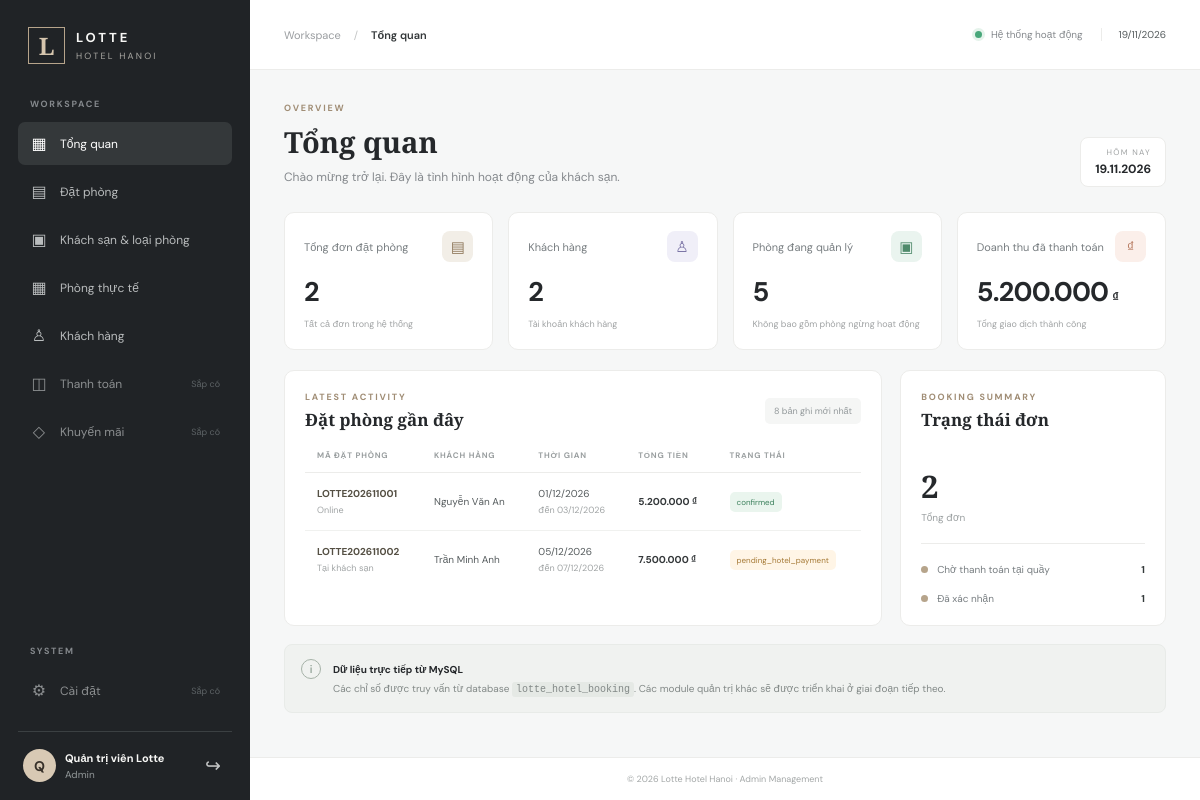
The page /admin (signed in) on the database its author committed.
### tables this page shows
CREATE TABLE IF NOT EXISTS bookings (
 id BIGINT UNSIGNED AUTO_INCREMENT PRIMARY KEY,
 booking_code VARCHAR(30) NOT NULL UNIQUE,
 user_id BIGINT UNSIGNED NOT NULL,
 hotel_id BIGINT UNSIGNED NOT NULL,
 promotion_id BIGINT UNSIGNED DEFAULT NULL,
 guest_name VARCHAR(150) NOT NULL,
 guest_email VARCHAR(150) NOT NULL,
 guest_phone VARCHAR(20) NOT NULL,
 check_in DATE NOT NULL,
 check_out DATE NOT NULL,
 total_guests TINYINT UNSIGNED NOT NULL DEFAULT 1,
 number_of_nights INT UNSIGNED NOT NULL,
 subtotal DECIMAL(15,2) NOT NULL DEFAULT 0,
 discount_amount DECIMAL(15,2) DEFAULT 0,
 service_amount DECIMAL(15,2) DEFAULT 0,
 total_amount DECIMAL(15,2) NOT NULL DEFAULT 0,
 payment_method ENUM('online','pay_at_hotel') NOT NULL,
 booking_status ENUM('pending_payment','pending_hotel_payment','confirmed','checked_in','completed','cancelled') DEFAULT 'pending_payment',
 payment_status ENUM('unpaid','paid','failed','refunded') DEFAULT 'unpaid',
 special_request TEXT,
 cancellation_reason TEXT,
 confirmed_by BIGINT UNSIGNED DEFAULT NULL,
 confirmed_at DATETIME DEFAULT NULL,
 created_at TIMESTAMP DEFAULT CURRENT_TIMESTAMP,
 updated_at TIMESTAMP DEFAULT CURRENT_TIMESTAMP ON UPDATE CURRENT_TIMESTAMP,
 INDEX idx_booking_user (user_id),
 INDEX idx_booking_dates (check_in, check_out),
 INDEX idx_booking_status (booking_status),
 FOREIGN KEY (user_id) REFERENCES users(id) ON DELETE RESTRICT,
 FOREIGN KEY (hotel_id) REFERENCES hotels(id) ON DELETE RESTRICT,
 FOREIGN KEY (promotion_id) REFERENCES promotions(id) ON DELETE SET NULL,
 FOREIGN KEY (confirmed_by) REFERENCES users(id) ON DELETE SET NULL,
 CHECK (check_out > check_in)
);

### app/Core/Controller.php (called while the page is built, shortened)
<?php
abstract class Controller
{
    protected function view(string $view, array $data = [], string $layout = 'admin'): void
    {
        extract($data, EXTR_SKIP);
        $viewFile = BASE_PATH . '/app/Views/' . $view . '.php';
        require $viewFile;
    }
}

### app/Controllers/DashboardController.php (called while the page is built, shortened)
<?php
class DashboardController extends Controller
{
    public function index(): void
    {
        try {
            $dashboard = new Dashboard();
            $this->view('admin/dashboard', [
                'title' => 'Tổng quan',
            'activeMenu' => 'dashboard',
                'stats' => $dashboard->statistics(),
                'recentBookings' => $dashboard->recentBookings(),
                'statusCounts' => $dashboard->bookingStatuses(),
            ]);
        } catch (Throwable $exception) {
            error_log($exception->getMessage());
            http_response_code(500);
            $this->view('errors/database', ['title' => 'Lỗi dữ liệu'], 'auth');
        }
    }
}

### app/Core/Router.php (called while the page is built, shortened)
<?php
final class Router
{
    private array $routes = [];
    public function get(string $path, array $handler): void
    {
        $this->routes['GET'][$this->normalize($path)] = $handler;
    }
    public function post(string $path, array $handler): void
    {
        $this->routes['POST'][$this->normalize($path)] = $handler;
    }
    private function normalize(string $path): string
    {
        $path = '/' . trim($path, '/');
        return $path === '//' ? '/' : $path;
    }
    public function dispatch(string $method, string $uri): void
    {
        $path = parse_url($uri, PHP_URL_PATH) ?: '/';
        $path = $this->normalize($path);
        $handler = $this->routes[$method][$path] ?? null;
        [$controllerClass, $action] = $handler;
        (new $controllerClass())->$action();
    }
}

### public/index.php (called while the page is built, shortened)
<?php
require BASE_PATH . '/app/Core/Controller.php';
require BASE_PATH . '/app/Core/Router.php';
require BASE_PATH . '/app/Models/Dashboard.php';
require BASE_PATH . '/app/Controllers/DashboardController.php';
$router = new Router();
$router->dispatch($_SERVER['REQUEST_METHOD'], $_SERVER['REQUEST_URI']);

### app/Models/Dashboard.php (called while the page is built, shortened)
<?php
class Dashboard extends Model
{
    public function recentBookings(int $limit = 8): array
    {
        $limit = max(1, min($limit, 30));
        return $this->db->query(
            "SELECT booking_code, guest_name, check_in, check_out, total_amount,
                    booking_status, payment_status, payment_method
             FROM bookings ORDER BY created_at DESC LIMIT {$limit}"
        )->fetchAll();
    }
    public function bookingStatuses(): array
    {
        return $this->db->query(
            "SELECT booking_status, COUNT(*) AS total
             FROM bookings GROUP BY booking_status ORDER BY total DESC"
        )->fetchAll();
    }
}

### app/Views/admin/dashboard.php (the view, shortened to what this page needs)
<div class="page-heading">
    <div>
        <span class="eyebrow">OVERVIEW</span>
        <h1>Tổng quan</h1>
        <p class="muted">Chào mừng trở lại. Đây là tình hình hoạt động của khách sạn.</p>
    </div>
    <div class="heading-date"><span>HÔM NAY</span><strong><?= date('d.m.Y') ?></strong></div>
</div>
<div class="stats-grid">
    <article class="stat-card">
        <div class="stat-top"><span>Tổng đơn đặt phòng</span><span class="stat-icon sand">▤</span></div>
        <strong class="stat-value"><?= number_format($stats['bookings']) ?></strong>
        <span class="stat-foot">Tất cả đơn trong hệ thống</span>
    </article>
    <article class="stat-card">
        <div class="stat-top"><span>Khách hàng</span><span class="stat-icon lavender">♙</span></div>
        <strong class="stat-value"><?= number_format($stats['customers']) ?></strong>
        <span class="stat-foot">Tài khoản khách hàng</span>
    </article>
    <article class="stat-card">
        <div class="stat-top"><span>Phòng đang quản lý</span><span class="stat-icon mint">▣</span></div>
        <strong class="stat-value"><?= number_format($stats['rooms']) ?></strong>
        <span class="stat-foot">Không bao gồm phòng ngừng hoạt động</span>
    </article>
    <article class="stat-card">
        <div class="stat-top"><span>Doanh thu đã thanh toán</span><span class="stat-icon peach">₫</span></div>
        <strong class="stat-value"><?= number_format($stats['revenue'], 0, ',', '.') ?><small>₫</small></strong>
        <span class="stat-foot">Tổng giao dịch thành công</span>
    </article>
</div>
<div class="content-grid">
    <section class="panel booking-panel">
        <div class="panel-heading">
            <div><span class="eyebrow">LATEST ACTIVITY</span><h2>Đặt phòng gần đây</h2></div>
            <span class="subtle-tag">8 bản ghi mới nhất</span>
        </div>
        <div class="table-wrap">
            <table>
                <thead><tr><th>MÃ ĐẶT PHÒNG</th><th>KHÁCH HÀNG</th><th>THỜI GIAN</th><th>TỔNG TIỀN</th><th>TRẠNG THÁI</th></tr></thead>
                <tbody>
                <?php if (!$recentBookings): ?>
                    <tr><td colspan="5" class="empty-state">Chưa có đơn đặt phòng.</td></tr>
                <?php else: foreach ($recentBookings as $booking): ?>
                    <tr>
                        <td><strong class="booking-code"><?= htmlspecialchars($booking['booking_code'], ENT_QUOTES, 'UTF-8') ?></strong><small><?= $booking['payment_method'] === 'online' ? 'Online' : 'Tại khách sạn' ?></small></td>
                        <td><?= htmlspecialchars($booking['guest_name'], ENT_QUOTES, 'UTF-8') ?></td>
                        <td><?= date('d/m/Y', strtotime($booking['check_in'])) ?><small>đến <?= date('d/m/Y', strtotime($booking['check_out'])) ?></small></td>
                        <td class="amount"><?= number_format((float)$booking['total_amount'], 0, ',', '.') ?> ₫</td>
                        <td><span class="status status-<?= htmlspecialchars($booking['booking_status'], ENT_QUOTES, 'UTF-8') ?>"><?= htmlspecialchars($booking['booking_status'], ENT_QUOTES, 'UTF-8') ?></span></td>
                    </tr>
                <?php endforeach; endif; ?>
                </tbody>
            </table>
        </div>
    </section>
    <section class="panel status-panel">
        <div class="panel-heading"><div><span class="eyebrow">BOOKING SUMMARY</span><h2>Trạng thái đơn</h2></div></div>
        <?php
        $statusLabels = [
            'pending_payment' => 'Chờ thanh toán',
            'pending_hotel_payment' => 'Chờ thanh toán tại quầy',
            'confirmed' => 'Đã xác nhận',
            'checked_in' => 'Đã nhận phòng',
            'completed' => 'Hoàn thành',
            'cancelled' => 'Đã hủy',
        ];
        $statusTotal = array_sum(array_column($statusCounts, 'total'));
        ?>
        <div class="status-total"><strong><?= number_format($statusTotal) ?></strong><span>Tổng đơn</span></div>
        <div class="status-list">
            <?php foreach ($statusCounts as $item): ?>
                <div class="status-row"><span class="status-bullet"></span><span><?= htmlspecialchars($statusLabels[$item['booking_status']] ?? $item['booking_status'], ENT_QUOTES, 'UTF-8') ?></span><strong><?= number_format((int)$item['total']) ?></strong></div>
            <?php endforeach; ?>
        </div>
    </section>
</div>
<div class="dashboard-note"><span class="note-icon">i</span><div><strong>Dữ liệu trực tiếp từ MySQL</strong><p>Các chỉ số được truy vấn từ database <code>lotte_hotel_booking</code>. Các module quản trị khác sẽ được triển khai ở giai đoạn tiếp theo.</p></div></div>

### public/assets/css/admin.css (style rules this page uses)
* { box-sizing:border-box }
:root { --ink:#25282b;--muted:#85898d;--line:#ececea;--paper:#fff;--canvas:#f6f7f7;--accent:#8c7962;--nav:#202326;--green:#23845b }
body { margin:0;font-family:"DM Sans",sans-serif;color:var(--ink);background:var(--canvas);font-size:14px }
.page-heading { display:flex;justify-content:space-between;align-items:flex-end;margin-bottom:25px }
.eyebrow { display:block;color:#a08d75;font-size:9px;font-weight:700;letter-spacing:1.8px;margin-bottom:8px }
h1,h2,p { margin-top:0 }
.page-heading h1 { font:700 29px "Playfair Display",serif;margin:0 0 7px }
.muted { color:var(--muted);font-size:12px;margin:0;line-height:1.6 }
.heading-date { background:#fff;border:1px solid var(--line);padding:9px 14px;border-radius:8px;text-align:right }
.heading-date span,.heading-date strong { display:block }
.heading-date span { font-size:8px;letter-spacing:1.3px;color:#a0a3a4 }
.heading-date strong { font-size:12px;margin-top:4px }
.stats-grid { display:grid;grid-template-columns:repeat(4,minmax(0,1fr));gap:15px;margin-bottom:20px }
.stat-card,.panel { background:var(--paper);border:1px solid var(--line);border-radius:10px }
.stat-card { padding:18px 19px;min-height:135px }
.stat-top { display:flex;align-items:center;justify-content:space-between;color:#777d80;font-size:11px }
.stat-icon { width:31px;height:31px;border-radius:8px;display:grid;place-items:center;font-size:15px }
.stat-icon.sand { background:#f2eee7;color:#90795c }
.stat-icon.lavender { background:#f0eff8;color:#7770a3 }
.stat-icon.mint { background:#eaf4ef;color:#4f8a6b }
.stat-icon.peach { background:#fbefea;color:#b77b61 }
.stat-value { display:block;font-size:27px;letter-spacing:-.8px;margin:12px 0 4px;font-weight:700 }
.stat-value small { font-size:13px;margin-left:4px }
.stat-foot { font-size:9px;color:#a0a3a4 }
.content-grid { display:grid;grid-template-columns:minmax(0,1.8fr) minmax(260px,.8fr);gap:18px }
.panel { min-width:0;padding:20px }
.panel-heading { display:flex;align-items:center;justify-content:space-between;margin-bottom:19px }
.panel-heading .eyebrow { margin-bottom:5px }
.panel-heading h2 { font:600 17px "Playfair Display",serif;margin:0 }
.subtle-tag { font-size:9px;color:#92989a;background:#f5f6f5;padding:7px 9px;border-radius:5px }
.table-wrap { overflow-x:auto }
table { width:100%;border-collapse:collapse;white-space:nowrap }
th { text-align:left;color:#9a9fa0;font-size:8px;letter-spacing:.8px;font-weight:700;padding:0 12px 12px;border-bottom:1px solid var(--line) }
td { font-size:10px;padding:14px 12px;border-bottom:1px solid #f0f1ef;color:#555b5d }
tbody tr:last-child td { border-bottom:0 }
td small { display:block;color:#a0a4a5;font-size:9px;margin-top:4px }
.booking-code { font-size:10px;color:#555044 }
.amount { font-weight:700;color:#34383a }
.status { display:inline-block;padding:5px 7px;border-radius:5px;font-size:8px;background:#f1f2f2;color:#697074 }
.status-confirmed,.status-completed { background:#eaf5ee;color:#3b805c }
.status-pending_payment,.status-pending_hotel_payment { background:#fff5e6;color:#a57935 }
.status-total { padding:15px 0 18px;border-bottom:1px solid var(--line) }
.status-total strong { font:700 31px "Playfair Display",serif;display:block }
.status-total span { font-size:10px;color:#9a9fa0 }
.status-list { display:grid;gap:16px;padding-top:19px }
.status-row { display:flex;align-items:center;gap:9px;font-size:10px;color:#777d80 }
.status-row strong { margin-left:auto;color:#353a3b }
.status-bullet { width:7px;height:7px;border-radius:50%;background:#b6a48b }
.dashboard-note { display:flex;gap:12px;background:#f0f2f0;border:1px solid #e8ebe8;padding:14px 16px;border-radius:8px;margin-top:18px }
.note-icon { width:20px;height:20px;border:1px solid #a6b2a8;color:#718878;border-radius:50%;display:grid;place-items:center;font-size:11px;flex:none }
.dashboard-note strong { font-size:10px }
.dashboard-note p { font-size:10px;color:#828987;margin:4px 0 0;line-height:1.6 }
.dashboard-note code { background:#e5e9e5;padding:2px 4px;border-radius:3px }

### rows shown on the page
bookings: booking_code "LOTTE202611001", payment_method "Online", guest_name "Nguyễn Văn An", check_in "01/12/2026", check_out "03/12/2026", total_amount "5.200.000", booking_status "confirmed"
bookings: booking_code "LOTTE202611002", payment_method "Tại khách sạn", guest_name "Trần Minh Anh", check_in "05/12/2026", check_out "07/12/2026", total_amount "7.500.000", booking_status "pending_hotel_payment"

### other values the page prints
mb_strtoupper(mb_substr(Auth::user()['full_name'] ?? 'A', 0, 1)) "Q"
Auth::user()['full_name'] "Quản trị viên Lotte"
Auth::user()['role'] "Admin"
$title "Tổng quan"
$stats['bookings'] "2"
$stats['customers'] "2"
$stats['rooms'] "5"
$stats['revenue'] "5.200.000"
$statusTotal "2"
$statusLabels[$item['booking_status']] "Chờ thanh toán tại quầy"
$item['total'] "1"
$statusLabels[$item['booking_status']] "Đã xác nhận"
